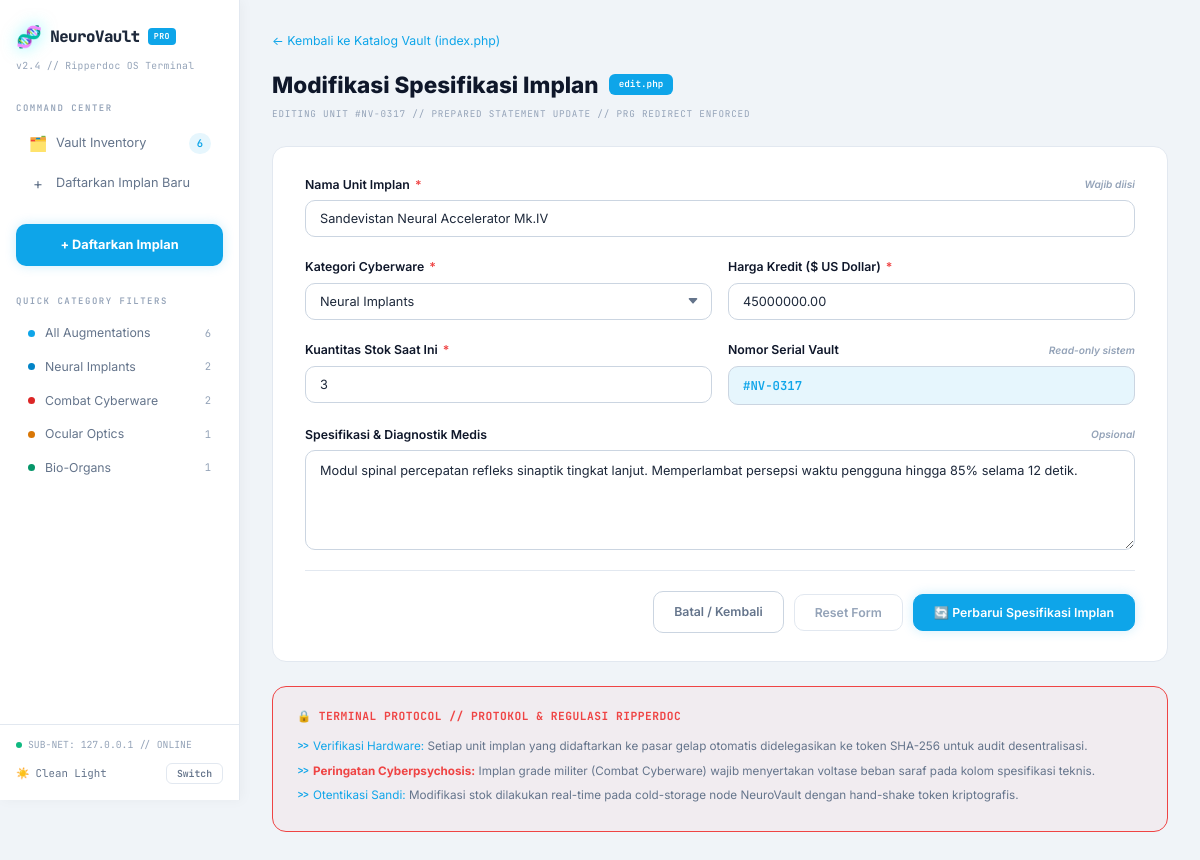
The page /edit.php?id=1 on the database its author committed.
### tables this page shows
CREATE TABLE IF NOT EXISTS products (
    id          INT AUTO_INCREMENT PRIMARY KEY,
    name        VARCHAR(100)   NOT NULL UNIQUE,
    category    VARCHAR(50)    NOT NULL DEFAULT 'Umum',
    description TEXT           NULL,
    price       DECIMAL(12,2)  NOT NULL,
    stock       INT            NOT NULL DEFAULT 0,
    created_at  TIMESTAMP      DEFAULT CURRENT_TIMESTAMP
);

### edit.php (the view, shortened to what this page needs)
<?php
require_once __DIR__ . '/config/db.php';
$theme = $_COOKIE['neurovault_theme'] ?? 'light';
$countStmt  = $pdo->query("SELECT COUNT(*) as total FROM products");
$totalItems = (int)$countStmt->fetch()['total'];
$catStmt   = $pdo->query("SELECT category, COUNT(*) as cnt FROM products GROUP BY category ORDER BY category");
$catCounts = $catStmt->fetchAll();
$catCountMap = [];
foreach ($catCounts as $cc) {
    $catCountMap[$cc['category']] = $cc['cnt'];
}
function e(string $str): string {
    return htmlspecialchars($str, ENT_QUOTES, 'UTF-8');
}
function getCatClass(string $cat): string {
    $map = ['Neural Implants' => 'neural', 'Combat Cyberware' => 'combat', 'Ocular Optics' => 'ocular', 'Bio-Organs' => 'bio'];
    return $map[$cat] ?? 'default';
}
function serialNumber(int $id): string {
    return '#NV-' . str_pad($id * 317 % 10000, 4, '0', STR_PAD_LEFT);
}
$id = filter_input(INPUT_GET, 'id', FILTER_VALIDATE_INT) ?: filter_input(INPUT_POST, 'id', FILTER_VALIDATE_INT);
$fetchStmt = $pdo->prepare("SELECT * FROM products WHERE id = :id");
$fetchStmt->execute([':id' => $id]);
$product = $fetchStmt->fetch();
$old    = [
    'name'        => $product['name'],
    'category'    => $product['category'],
    'price'       => $product['price'],
    'stock'       => $product['stock'],
    'description' => $product['description'] ?? '',
];
$categories = ['Neural Implants', 'Combat Cyberware', 'Ocular Optics', 'Bio-Organs', 'Umum'];
$serial     = serialNumber($id);
?>
<!DOCTYPE html>
<html lang="id" data-theme="<?= e($theme) ?>">
<head>
    <link rel="stylesheet" href="assets/style.css">
</head>
<body>
    <div class="app-layout">
        <aside class="sidebar" id="sidebar">
            <div class="sidebar-header">
                <div class="logo-row">
                    <span class="logo-icon">🧬</span>
                    <span class="logo-text">NeuroVault</span>
                    <span class="logo-badge">PRO</span>
                </div>
                <div class="logo-version">v2.4 // Ripperdoc OS Terminal</div>
            </div>
            <div class="sidebar-section">
                <div class="sidebar-label">Command Center</div>
                <a href="index.php" class="nav-item" id="navVault">
                    <span class="nav-icon">🗂️</span>
                    <span>Vault Inventory</span>
                    <span class="nav-badge"><?= $totalItems ?></span>
                </a>
                <a href="create.php" class="nav-item" id="navCreate">
                    <span class="nav-icon">+</span>
                    <span>Daftarkan Implan Baru</span>
                </a>
            </div>
            <div class="sidebar-action">
                <a href="create.php" class="btn-sidebar-action" id="btnSidebarCreate">
                    + Daftarkan Implan
                </a>
            </div>
            <div class="sidebar-section">
                <div class="sidebar-label">Quick Category Filters</div>
                <ul class="category-list">
                    <li>
                        <a href="index.php" class="category-item" id="filterAll">
                            <span class="category-dot all"></span>
                            <span>All Augmentations</span>
                            <span class="category-count"><?= $totalItems ?></span>
                        </a>
                    </li>
                    <?php
                    $allCategories = ['Neural Implants', 'Combat Cyberware', 'Ocular Optics', 'Bio-Organs'];
                    foreach ($allCategories as $cat):
                        $cls = getCatClass($cat);
                        $cnt = $catCountMap[$cat] ?? 0;
                    ?>
                    <li>
                        <a href="index.php?category=<?= urlencode($cat) ?>" class="category-item" id="filter<?= str_replace(' ', '', $cat) ?>">
                            <span class="category-dot <?= $cls ?>"></span>
                            <span><?= e($cat) ?></span>
                            <span class="category-count"><?= $cnt ?></span>
                        </a>
                    </li>
                    <?php endforeach; ?>
                </ul>
            </div>
            <div class="sidebar-footer">
                <div class="subnet-status">
                    <span class="status-dot"></span>
                    <span>SUB-NET: 127.0.0.1 // ONLINE</span>
                </div>
                <div class="theme-toggle">
                    <span class="theme-toggle-label" id="themeLabel">
                        <span id="themeIcon"><?= $theme === 'light' ? '☀️' : '🌙' ?></span>
                        <span id="themeName"><?= $theme === 'light' ? 'Clean Light' : 'Cyber Dark' ?></span>
                    </span>
                    <button class="theme-toggle-btn" id="themeToggleBtn">Switch</button>
                </div>
            </div>
        </aside>
        <main class="main-content">
            <div class="form-page-header">
                <a href="index.php" class="back-link" id="backLink">← Kembali ke Katalog Vault (index.php)</a>
                <div class="form-title">
                    <span>Modifikasi Spesifikasi Implan</span>
                    <span class="file-badge">edit.php</span>
                </div>
                <p class="form-subtitle">EDITING UNIT <?= e($serial) ?> // PREPARED STATEMENT UPDATE // PRG REDIRECT ENFORCED</p>
            </div>
            <form method="POST" action="edit.php?id=<?= $id ?>" class="form-container" id="editForm">
                <div class="form-row single">
                    <div class="form-group">
                        <label class="form-label" for="inputName">
                            <span>Nama Unit Implan <span class="required">*</span></span>
                            <span class="form-hint">Wajib diisi</span>
                        </label>
                        <input type="text"
                               name="name"
                               id="inputName"
                               class="form-input"
                               placeholder="Contoh: Netwatch Netdriver Mk.5"
                               value="<?= e($old['name']) ?>"
                               required
                               minlength="3"
                               maxlength="100">
                    </div>
                </div>
                <div class="form-row">
                    <div class="form-group">
                        <label class="form-label" for="inputCategory">
                            <span>Kategori Cyberware <span class="required">*</span></span>
                        </label>
                        <select name="category" id="inputCategory" class="form-select" required>
                            <?php foreach ($categories as $cat): ?>
                            <option value="<?= e($cat) ?>" <?= $old['category'] === $cat ? 'selected' : '' ?>>
                                <?= e($cat) ?>
                            </option>
                            <?php endforeach; ?>
                        </select>
                    </div>
                    <div class="form-group">
                        <label class="form-label" for="inputPrice">
                            <span>Harga Kredit ($ US Dollar) <span class="required">*</span></span>
                        </label>
                        <input type="number"
                               name="price"
                               id="inputPrice"
                               class="form-input"
                               placeholder="25000"
                               value="<?= e($old['price']) ?>"
                               required
                               min="1"
                               step="any">
                    </div>
                </div>
                <div class="form-row">
                    <div class="form-group">
                        <label class="form-label" for="inputStock">
                            <span>Kuantitas Stok Saat Ini <span class="required">*</span></span>
                        </label>
                        <input type="number"
                               name="stock"
                               id="inputStock"
                               class="form-input"
                               placeholder="1"
                               value="<?= e($old['stock']) ?>"
                               required
                               min="0"
                               step="1">
                    </div>
                    <div class="form-group">
                        <label class="form-label" for="inputSerial">
                            <span>Nomor Serial Vault</span>
                            <span class="form-hint">Read-only sistem</span>
                        </label>
                        <input type="text"
                               id="inputSerial"
                               class="form-input readonly"
                               value="<?= e($serial) ?>"
                               readonly
                               tabindex="-1">
                    </div>
                </div>
                <div class="form-row single">
                    <div class="form-group">
                        <label class="form-label" for="inputDesc">
                            <span>Spesifikasi & Diagnostik Medis</span>
                            <span class="form-hint">Opsional</span>
                        </label>
                        <textarea name="description"
                                  id="inputDesc"
                                  class="form-textarea"
                                  placeholder="Tuliskan spesifikasi voltase sinaptik, kompatibilitas ripperdoc, atau batasan toleransi cyberpsychosis..."
                                  rows="4"><?= e($old['description']) ?></textarea>
                    </div>
                </div>
                <div class="form-actions">
                    <a href="index.php" class="btn btn-secondary" id="btnCancel">Batal / Kembali</a>
                    <button type="reset" class="btn btn-reset" id="btnReset">Reset Form</button>
                    <button type="submit" class="btn btn-primary" id="btnSubmit">
                        🔄 Perbarui Spesifikasi Implan
                    </button>
                </div>
            </form>
            <div class="protocol-box" id="protocolBox">
                <div class="protocol-title">
                    🔒 TERMINAL PROTOCOL // PROTOKOL & REGULASI RIPPERDOC
                </div>
                <div class="protocol-item">
                    <span class="highlight">Verifikasi Hardware:</span> Setiap unit implan yang didaftarkan ke pasar gelap otomatis didelegasikan ke token SHA-256 untuk audit desentralisasi.
                </div>
                <div class="protocol-item">
                    <strong>Peringatan Cyberpsychosis:</strong> Implan grade militer (Combat Cyberware) wajib menyertakan voltase beban saraf pada kolom spesifikasi teknis.
                </div>
                <div class="protocol-item">
                    <span class="highlight">Otentikasi Sandi:</span> Modifikasi stok dilakukan real-time pada cold-storage node NeuroVault dengan hand-shake token kriptografis.
                </div>
            </div>
        </main>
    </div>
</body>
</html>

### rows shown on the page
products: name "Sandevistan Neural Accelerator Mk.IV", price "45000000.00", stock "3", description "Modul spinal percepatan refleks sinaptik tingkat lanjut. Memperlambat persepsi waktu pengguna hingga 85% selama 12 detik."

### other values the page prints
$totalItems "6"
$cat "Neural Implants"
$cnt "2"
$cat "Combat Cyberware"
$cat "Ocular Optics"
$cnt "1"
$cat "Bio-Organs"
$serial "#NV-0317"
form field category "Neural Implants"
